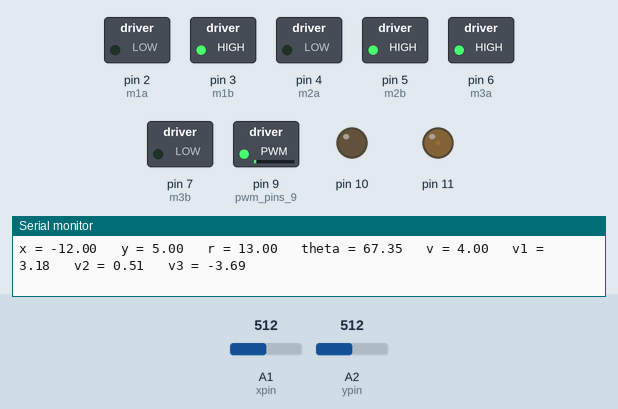
Recording of a sketch running on a simulated Arduino Uno, built with avr-gcc and run on an emulated ATmega328P. On the bench: switched loads named in the sketch (green lamp = pin HIGH), output pins drawn as LEDs (lit = HIGH), the last lines printed to the serial monitor. The test bench sets the inputs (shaded band); at power-on: A1 (xpin) = 512, A2 (ypin) = 512.

Above: at 1.2 s.
1.3 s: A1 (xpin) set to 495
At 2.7 s:
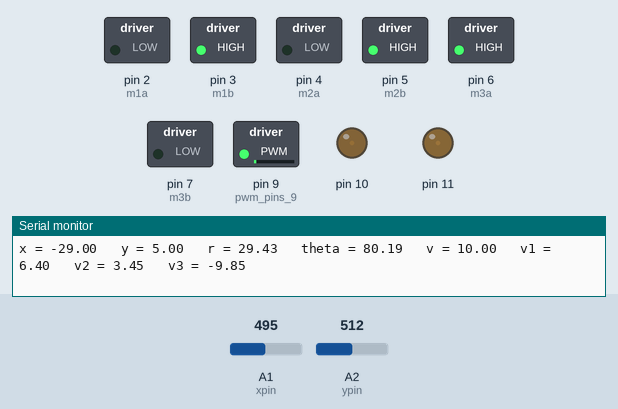
3.0 s: A2 (ypin) set to 306
At 4.1 s:
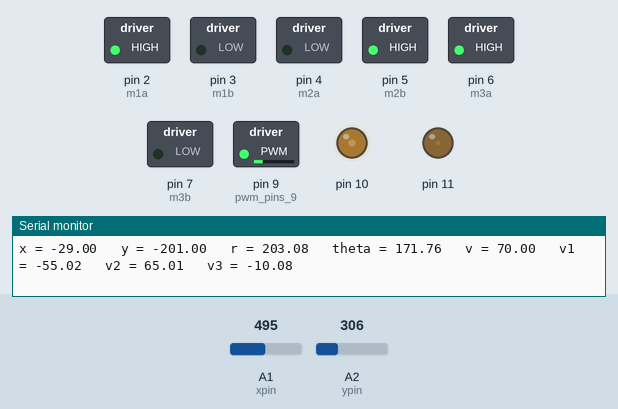
4.5 s: A1 (xpin) set to 511
At 5.8 s:
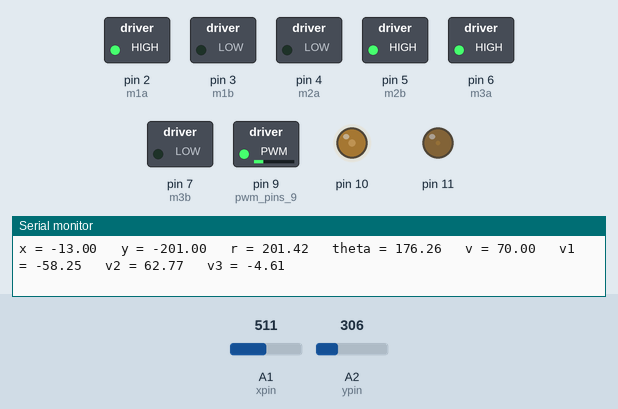
6.1 s: A2 (ypin) set to 524
At 6.6 s:
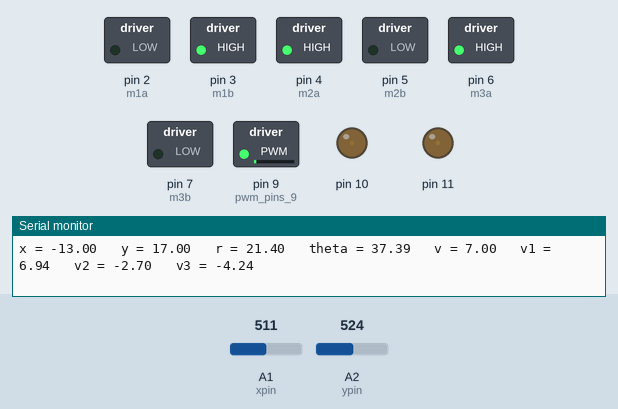
7.7 s: A1 (xpin) set to 615
At 8.9 s:
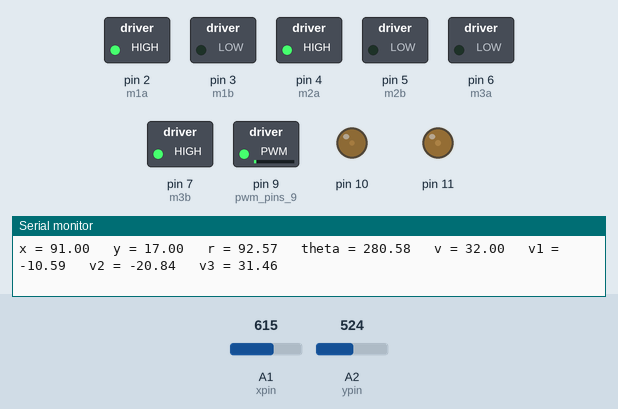
9.2 s: A1 (xpin) set to 642
At 10.1 s:
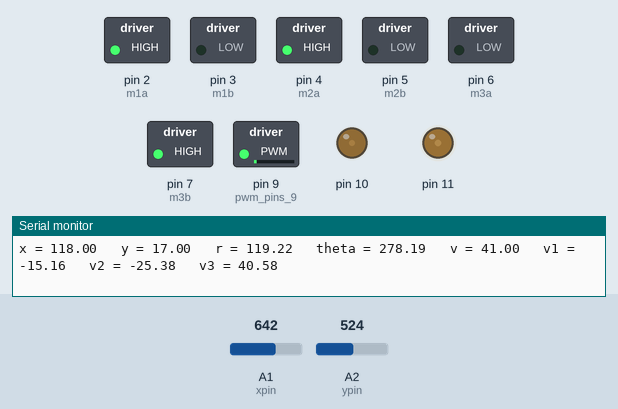
Timing chart, 0 to 12.2 s (numbered marks = the images above; inputs shaded):
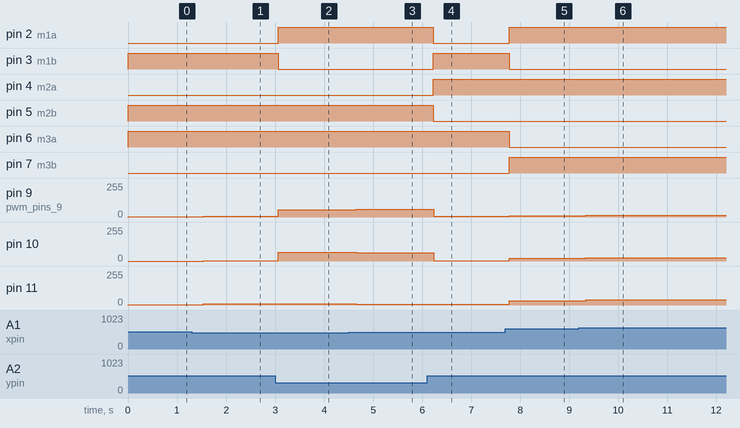

Measured:
- after the input at 1.3 s, pin 9 (pwm_pins_9): 3/255 → 6/255 after 0.23 s; pin 10: 0/255 → 3/255 after 0.23 s; pin 11: 3/255 → 9/255 after 0.23 s
- after the input at 3.0 s, pin 2 (m1a): LOW → HIGH after 0.07 s; pin 3 (m1b): HIGH → LOW after 0.07 s; pin 9 (pwm_pins_9): 6/255 → 55/255 after 0.07 s; pin 10: 3/255 → 65/255 after 0.07 s; pin 11: 9/255 → 10/255 after 0.07 s
- after the input at 4.5 s, pin 9 (pwm_pins_9): 55/255 → 58/255 after 0.15 s; pin 10: 65/255 → 62/255 after 0.15 s; pin 11: 10/255 → 4/255 after 0.15 s
- after the input at 6.1 s, pin 2 (m1a), pin 5 (m2b): HIGH → LOW after 0.13 s; pin 3 (m1b), pin 4 (m2a): LOW → HIGH after 0.13 s; pin 9 (pwm_pins_9): 58/255 → 6/255 after 0.13 s; pin 10: 62/255 → 2/255 after 0.13 s
- after the input at 7.7 s, pin 2 (m1a), pin 7 (m3b): LOW → HIGH after 0.07 s; pin 3 (m1b), pin 6 (m3a): HIGH → LOW after 0.07 s; pin 9 (pwm_pins_9): 6/255 → 10/255 after 0.07 s; pin 10: 2/255 → 20/255 after 0.07 s; pin 11: 4/255 → 31/255 after 0.07 s
- after the input at 9.2 s, pin 9 (pwm_pins_9): 10/255 → 15/255 after 0.14 s; pin 10: 20/255 → 25/255 after 0.14 s; pin 11: 31/255 → 40/255 after 0.14 s

The sketch:

test_code.ino
```cpp
#define m1a 2   // Connecting motor 1 to pins 2 and 3. Pins 2 and 3 act as logic pins for motor 1.
#define m1b 3

#define m2a 4   // Connecting motor 2 to pins 4 and 5. Pins 4 and 5 act as logic pins for motor 2.
#define m2b 5

#define m3a 6   // Connecting motor 3 to pins 6 and 7. Pins 6 and 7 act as logic pins for motor 3.
#define m3b 7

float xpin=A1;    // Declaring X & Y input pins from joystick.
float ypin=A2;

float x=0,y=0;    // variables to read analog value of x and y.

float r;
float theta;

float v1, v2, v3, v;

void setdir1()
{
    if(v1<0)
      {
        digitalWrite(m1a,HIGH);
        digitalWrite(m1b,LOW);

      }
    else
      {
        digitalWrite(m1a,LOW);
        digitalWrite(m1b,HIGH);
      }
}


void setdir2()
{
     if(v2<0)
       {
        digitalWrite(m2a,HIGH);
        digitalWrite(m2b,LOW);
       }
     else
       {
        digitalWrite(m2a,LOW);
        digitalWrite(m2b,HIGH);
       }
}


void setdir3()
{
     if(v3<0)
       {
        digitalWrite(m3a,HIGH);
        digitalWrite(m3b,LOW);
       }

     else
       {
        digitalWrite(m3a,LOW);
        digitalWrite(m3b,HIGH);
       }
}

void velocity()
{
   v1=v*cos((30-theta)*(3.14285/180));
   setdir1();

   v2=v*cos((150-theta)*(3.14285/180));
   setdir2();

   v3=v*cos((270-theta)*(3.14285/180));
   setdir3();

   analogWrite(9,abs(v1));
   analogWrite(10,abs(v2));
   analogWrite(11,abs(v3));
}


void setup()
{
    Serial.begin(9600);            // Serial Communication with Arduino.

    pinMode(m1a,OUTPUT);           // Direcction configuration for motors 1, 2 & 3.
    pinMode(m1b,OUTPUT);
    pinMode(m2a,OUTPUT);
    pinMode(m2b,OUTPUT);
    pinMode(m3a,OUTPUT);
    pinMode(m3b,OUTPUT);

    pinMode(9,OUTPUT);             // pwm pins 9,10,11
    pinMode(10,OUTPUT);
    pinMode(11,OUTPUT);
}


void loop()
{
    x = analogRead(xpin);
    y = analogRead(ypin);

    x = x - 524;
    y = y - 507;

    r = sqrt(pow(x,2)+pow(y,2));
    v = map(r, 0, 730, 0, 255);

    if(x<0 &&y>0)                    // 1st Quadrant
      {
         if(x>-20 && y>=514)
           {
              theta = 0;
           }

         if(x<-490 && y<=5)
           {
              theta = 90;
           }

         else
           {
              theta = (atan(abs(x)/y))*(180/3.14285);
           }

         velocity();
      }

    if(x<0 && y<0)                   // 2nd Quadrant
      {

         if(x>-20 && y<=505)
           {
              theta = 180;
           }

         if(x<=-522 && y>=-20)
           {
              theta = 90;
           }

         else
           {
              theta = (atan(y/x))*(180/3.14285) + 90;
              velocity();
           }
      }

    if(x>0 && y<0)                   // 3rd Quadrant
      {
         if(x>=497 && y<=-20)
           {
             theta = 270;
           }

         if(x<=20 && y<=-505)
           {
             theta = 180;
           }

         else
           {
             theta = (atan(abs(y)/x))*(180/3.14285) + 180;
             velocity();
           }
      }

    if(x>0 && y>0)                   // 4th Quadrant
      {
         if(x<=20 && y<=514)
           {
             theta = 360;
           }

         if(x>=497 &&y<=-505)
           {
             theta = 270;
           }

         else
           {
             theta = (atan(y/x))*(180/3.14285) + 270;
             velocity();
           }
      }


    Serial.print("x = ");
    Serial.print(x );
    Serial.print("   y = ");
    Serial.print(y );
    Serial.print("   r = ");
    Serial.print(r );
    Serial.print("   theta = ");
    Serial.print(theta );
    Serial.print("   v = ");
    Serial.print(v);
    Serial.print("   v1 = ");
    Serial.print(v1);
    Serial.print("   v2 = ");
    Serial.print(v2);
    Serial.print("   v3 = ");
    Serial.print(v3);
    Serial.println("");

    delay(270);
}
```
